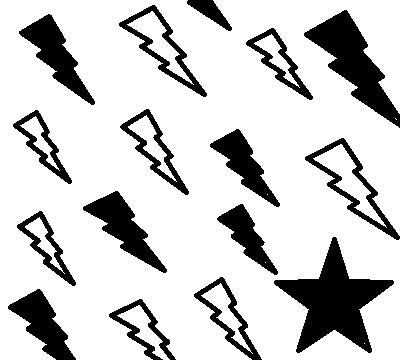
#> input picture crypto/ex3/plain.bmp, 400 x 360 px
$ python test.py
#> lines starting #> are read from the running program, lines starting #| are printed output that depends on the picture; after the words box and inside, x2 and y2 are one past the last pixel; in counts of white or black regions, pixels touching at a corner belong together
# Author: Maciej Marszałkowski

import random
from PIL import Image


def encrypt_image_ecb(input_image_path, output_image_path, key):
#> called with input_image_path = 'plain.bmp', output_image_path = 'ebc_crypto.bmp'
    input_image = Image.open(input_image_path)
#> input_image is the input picture: PIL image 400x360 RGB; 79.9% white; 16 black regions, largest, box (x1, y1, x2, y2) and area: (274, 237, 394, 353) 5418, (304, 10, 400, 128) 3913, (83, 191, 167, 273) 2272
    input_image = input_image.convert("L")
    width, height = input_image.size
#> width = 400; height = 360
    encrypted_image = Image.new("L", (width, height))
#> encrypted_image: PIL image 400x360 L; every value is 0

    for x in range(width):
        for y in range(height):
            pixel_value = input_image.getpixel((x, y))
            encrypted_pixel_value = pixel_value ^ key[y % len(key)]
            encrypted_image.putpixel((x, y), encrypted_pixel_value)
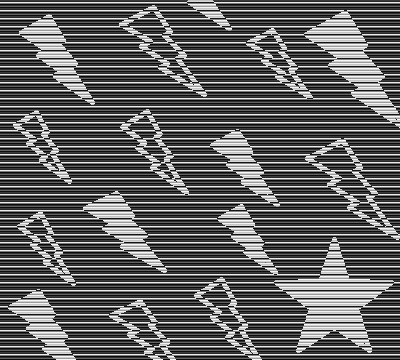
#> encrypted_image: PIL image 400x360 L; min 7, max 248, mean 97.8

    encrypted_image.save(output_image_path)
    print("ECB Image encrypted successfully.")


def encrypt_image_cbc(input_image_path, output_image_path, key, iv):
#> called with input_image_path = 'plain.bmp', output_image_path = 'cbc_crypto.bmp'
    input_image = Image.open(input_image_path)
    input_image = input_image.convert("L")
    width, height = input_image.size
#> width = 400; height = 360
    encrypted_image = Image.new("L", (width, height))

    prev_cipherblock = iv

    for x in range(width):
        for y in range(height):
            pixel_value = input_image.getpixel((x, y))
            encrypted_pixel_value = (
                pixel_value ^ prev_cipherblock[y % len(prev_cipherblock)]
            )
            encrypted_pixel_value ^= key[y % len(key)]
            prev_cipherblock = bytes([encrypted_pixel_value])
            encrypted_image.putpixel((x, y), encrypted_pixel_value)
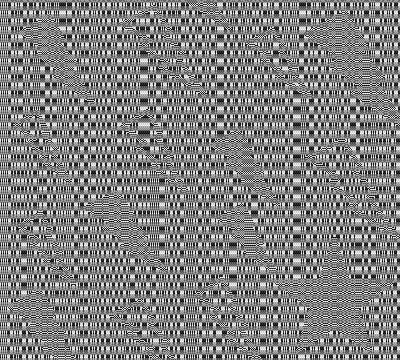
#> encrypted_image: PIL image 400x360 L; min 2, max 253, mean 127.5

    encrypted_image.save(output_image_path)
    print("CBC Image encrypted successfully.")


input_image_path = "plain.bmp"

key = bytes([random.randint(0, 255) for _ in range(8)])
iv = bytes([random.randint(0, 255) for _ in range(8)])

encrypt_image_ecb(input_image_path, "ebc_crypto.bmp", key)
encrypt_image_cbc(input_image_path, "cbc_crypto.bmp", key, iv)
